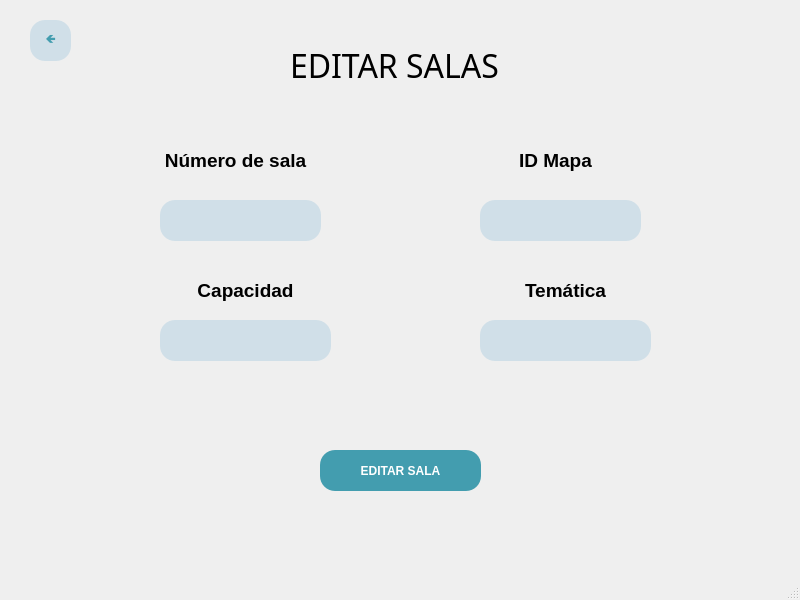
<?xml version="1.0" encoding="UTF-8"?>
<ui version="4.0">
 <class>MainWindow</class>
 <widget class="QMainWindow" name="MainWindow">
  <property name="geometry">
   <rect>
    <x>0</x>
    <y>0</y>
    <width>800</width>
    <height>600</height>
   </rect>
  </property>
  <property name="windowTitle">
   <string>MainWindow</string>
  </property>
  <widget class="QWidget" name="centralwidget">
   <widget class="QLabel" name="Titulo">
    <property name="geometry">
     <rect>
      <x>290</x>
      <y>20</y>
      <width>231</width>
      <height>91</height>
     </rect>
    </property>
    <property name="font">
     <font>
      <family>Bell MT</family>
      <pointsize>24</pointsize>
      <weight>50</weight>
      <bold>false</bold>
     </font>
    </property>
    <property name="text">
     <string>EDITAR SALAS</string>
    </property>
   </widget>
   <widget class="QLineEdit" name="NumeroSala_entrada">
    <property name="geometry">
     <rect>
      <x>160</x>
      <y>200</y>
      <width>161</width>
      <height>41</height>
     </rect>
    </property>
    <property name="styleSheet">
     <string notr="true">border-radius: 15px;
background-color: rgb(208, 223, 232);</string>
    </property>
   </widget>
   <widget class="QPushButton" name="BotonEditarSala">
    <property name="geometry">
     <rect>
      <x>320</x>
      <y>450</y>
      <width>161</width>
      <height>41</height>
     </rect>
    </property>
    <property name="palette">
     <palette>
      <active>
       <colorrole role="WindowText">
        <brush brushstyle="SolidPattern">
         <color alpha="255">
          <red>255</red>
          <green>255</green>
          <blue>255</blue>
         </color>
        </brush>
       </colorrole>
       <colorrole role="Button">
        <brush brushstyle="SolidPattern">
         <color alpha="255">
          <red>67</red>
          <green>157</green>
          <blue>175</blue>
         </color>
        </brush>
       </colorrole>
       <colorrole role="Text">
        <brush brushstyle="SolidPattern">
         <color alpha="255">
          <red>255</red>
          <green>255</green>
          <blue>255</blue>
         </color>
        </brush>
       </colorrole>
       <colorrole role="ButtonText">
        <brush brushstyle="SolidPattern">
         <color alpha="255">
          <red>255</red>
          <green>255</green>
          <blue>255</blue>
         </color>
        </brush>
       </colorrole>
       <colorrole role="Base">
        <brush brushstyle="SolidPattern">
         <color alpha="255">
          <red>67</red>
          <green>157</green>
          <blue>175</blue>
         </color>
        </brush>
       </colorrole>
       <colorrole role="Window">
        <brush brushstyle="SolidPattern">
         <color alpha="255">
          <red>67</red>
          <green>157</green>
          <blue>175</blue>
         </color>
        </brush>
       </colorrole>
      </active>
      <inactive>
       <colorrole role="WindowText">
        <brush brushstyle="SolidPattern">
         <color alpha="255">
          <red>255</red>
          <green>255</green>
          <blue>255</blue>
         </color>
        </brush>
       </colorrole>
       <colorrole role="Button">
        <brush brushstyle="SolidPattern">
         <color alpha="255">
          <red>67</red>
          <green>157</green>
          <blue>175</blue>
         </color>
        </brush>
       </colorrole>
       <colorrole role="Text">
        <brush brushstyle="SolidPattern">
         <color alpha="255">
          <red>255</red>
          <green>255</green>
          <blue>255</blue>
         </color>
        </brush>
       </colorrole>
       <colorrole role="ButtonText">
        <brush brushstyle="SolidPattern">
         <color alpha="255">
          <red>255</red>
          <green>255</green>
          <blue>255</blue>
         </color>
        </brush>
       </colorrole>
       <colorrole role="Base">
        <brush brushstyle="SolidPattern">
         <color alpha="255">
          <red>67</red>
          <green>157</green>
          <blue>175</blue>
         </color>
        </brush>
       </colorrole>
       <colorrole role="Window">
        <brush brushstyle="SolidPattern">
         <color alpha="255">
          <red>67</red>
          <green>157</green>
          <blue>175</blue>
         </color>
        </brush>
       </colorrole>
      </inactive>
      <disabled>
       <colorrole role="WindowText">
        <brush brushstyle="SolidPattern">
         <color alpha="255">
          <red>255</red>
          <green>255</green>
          <blue>255</blue>
         </color>
        </brush>
       </colorrole>
       <colorrole role="Button">
        <brush brushstyle="SolidPattern">
         <color alpha="255">
          <red>67</red>
          <green>157</green>
          <blue>175</blue>
         </color>
        </brush>
       </colorrole>
       <colorrole role="Text">
        <brush brushstyle="SolidPattern">
         <color alpha="255">
          <red>255</red>
          <green>255</green>
          <blue>255</blue>
         </color>
        </brush>
       </colorrole>
       <colorrole role="ButtonText">
        <brush brushstyle="SolidPattern">
         <color alpha="255">
          <red>255</red>
          <green>255</green>
          <blue>255</blue>
         </color>
        </brush>
       </colorrole>
       <colorrole role="Base">
        <brush brushstyle="SolidPattern">
         <color alpha="255">
          <red>67</red>
          <green>157</green>
          <blue>175</blue>
         </color>
        </brush>
       </colorrole>
       <colorrole role="Window">
        <brush brushstyle="SolidPattern">
         <color alpha="255">
          <red>67</red>
          <green>157</green>
          <blue>175</blue>
         </color>
        </brush>
       </colorrole>
      </disabled>
     </palette>
    </property>
    <property name="cursor">
     <cursorShape>PointingHandCursor</cursorShape>
    </property>
    <property name="styleSheet">
     <string notr="true">background-color: rgb(67, 157, 175);
color: rgb(255, 255, 255);
font-weight: bold;
font-family: 'Verdana';
border-radius: 15px;</string>
    </property>
    <property name="text">
     <string>EDITAR SALA</string>
    </property>
   </widget>
   <widget class="QLabel" name="label">
    <property name="geometry">
     <rect>
      <x>130</x>
      <y>140</y>
      <width>211</width>
      <height>41</height>
     </rect>
    </property>
    <property name="text">
     <string>&lt;html&gt;&lt;head/&gt;&lt;body&gt;&lt;p align=&quot;center&quot;&gt;&lt;span style=&quot; font-size:14pt; font-weight:600;&quot;&gt;Número de sala&lt;/span&gt;&lt;/p&gt;&lt;/body&gt;&lt;/html&gt;</string>
    </property>
   </widget>
   <widget class="QLabel" name="label_2">
    <property name="geometry">
     <rect>
      <x>140</x>
      <y>270</y>
      <width>211</width>
      <height>41</height>
     </rect>
    </property>
    <property name="text">
     <string>&lt;html&gt;&lt;head/&gt;&lt;body&gt;&lt;p align=&quot;center&quot;&gt;&lt;span style=&quot; font-size:14pt; font-weight:600;&quot;&gt;Capacidad&lt;/span&gt;&lt;/p&gt;&lt;/body&gt;&lt;/html&gt;</string>
    </property>
   </widget>
   <widget class="QLineEdit" name="Capacidad_entrada">
    <property name="geometry">
     <rect>
      <x>160</x>
      <y>320</y>
      <width>171</width>
      <height>41</height>
     </rect>
    </property>
    <property name="styleSheet">
     <string notr="true">border-radius: 15px;
background-color: rgb(208, 223, 232);</string>
    </property>
   </widget>
   <widget class="QLineEdit" name="Tematica_entrada">
    <property name="geometry">
     <rect>
      <x>480</x>
      <y>320</y>
      <width>171</width>
      <height>41</height>
     </rect>
    </property>
    <property name="styleSheet">
     <string notr="true">border-radius: 15px;
background-color: rgb(208, 223, 232);</string>
    </property>
   </widget>
   <widget class="QLabel" name="label_3">
    <property name="geometry">
     <rect>
      <x>460</x>
      <y>270</y>
      <width>211</width>
      <height>41</height>
     </rect>
    </property>
    <property name="text">
     <string>&lt;html&gt;&lt;head/&gt;&lt;body&gt;&lt;p align=&quot;center&quot;&gt;&lt;span style=&quot; font-size:14pt; font-weight:600;&quot;&gt;Temática&lt;/span&gt;&lt;/p&gt;&lt;/body&gt;&lt;/html&gt;</string>
    </property>
   </widget>
   <widget class="QPushButton" name="BotonHome">
    <property name="geometry">
     <rect>
      <x>30</x>
      <y>20</y>
      <width>41</width>
      <height>41</height>
     </rect>
    </property>
    <property name="palette">
     <palette>
      <active>
       <colorrole role="WindowText">
        <brush brushstyle="SolidPattern">
         <color alpha="255">
          <red>67</red>
          <green>157</green>
          <blue>175</blue>
         </color>
        </brush>
       </colorrole>
       <colorrole role="Button">
        <brush brushstyle="SolidPattern">
         <color alpha="255">
          <red>208</red>
          <green>223</green>
          <blue>232</blue>
         </color>
        </brush>
       </colorrole>
       <colorrole role="Text">
        <brush brushstyle="SolidPattern">
         <color alpha="255">
          <red>67</red>
          <green>157</green>
          <blue>175</blue>
         </color>
        </brush>
       </colorrole>
       <colorrole role="ButtonText">
        <brush brushstyle="SolidPattern">
         <color alpha="255">
          <red>67</red>
          <green>157</green>
          <blue>175</blue>
         </color>
        </brush>
       </colorrole>
       <colorrole role="Base">
        <brush brushstyle="SolidPattern">
         <color alpha="255">
          <red>208</red>
          <green>223</green>
          <blue>232</blue>
         </color>
        </brush>
       </colorrole>
       <colorrole role="Window">
        <brush brushstyle="SolidPattern">
         <color alpha="255">
          <red>208</red>
          <green>223</green>
          <blue>232</blue>
         </color>
        </brush>
       </colorrole>
      </active>
      <inactive>
       <colorrole role="WindowText">
        <brush brushstyle="SolidPattern">
         <color alpha="255">
          <red>67</red>
          <green>157</green>
          <blue>175</blue>
         </color>
        </brush>
       </colorrole>
       <colorrole role="Button">
        <brush brushstyle="SolidPattern">
         <color alpha="255">
          <red>208</red>
          <green>223</green>
          <blue>232</blue>
         </color>
        </brush>
       </colorrole>
       <colorrole role="Text">
        <brush brushstyle="SolidPattern">
         <color alpha="255">
          <red>67</red>
          <green>157</green>
          <blue>175</blue>
         </color>
        </brush>
       </colorrole>
       <colorrole role="ButtonText">
        <brush brushstyle="SolidPattern">
         <color alpha="255">
          <red>67</red>
          <green>157</green>
          <blue>175</blue>
         </color>
        </brush>
       </colorrole>
       <colorrole role="Base">
        <brush brushstyle="SolidPattern">
         <color alpha="255">
          <red>208</red>
          <green>223</green>
          <blue>232</blue>
         </color>
        </brush>
       </colorrole>
       <colorrole role="Window">
        <brush brushstyle="SolidPattern">
         <color alpha="255">
          <red>208</red>
          <green>223</green>
          <blue>232</blue>
         </color>
        </brush>
       </colorrole>
      </inactive>
      <disabled>
       <colorrole role="WindowText">
        <brush brushstyle="SolidPattern">
         <color alpha="255">
          <red>67</red>
          <green>157</green>
          <blue>175</blue>
         </color>
        </brush>
       </colorrole>
       <colorrole role="Button">
        <brush brushstyle="SolidPattern">
         <color alpha="255">
          <red>208</red>
          <green>223</green>
          <blue>232</blue>
         </color>
        </brush>
       </colorrole>
       <colorrole role="Text">
        <brush brushstyle="SolidPattern">
         <color alpha="255">
          <red>67</red>
          <green>157</green>
          <blue>175</blue>
         </color>
        </brush>
       </colorrole>
       <colorrole role="ButtonText">
        <brush brushstyle="SolidPattern">
         <color alpha="255">
          <red>67</red>
          <green>157</green>
          <blue>175</blue>
         </color>
        </brush>
       </colorrole>
       <colorrole role="Base">
        <brush brushstyle="SolidPattern">
         <color alpha="255">
          <red>208</red>
          <green>223</green>
          <blue>232</blue>
         </color>
        </brush>
       </colorrole>
       <colorrole role="Window">
        <brush brushstyle="SolidPattern">
         <color alpha="255">
          <red>208</red>
          <green>223</green>
          <blue>232</blue>
         </color>
        </brush>
       </colorrole>
      </disabled>
     </palette>
    </property>
    <property name="cursor">
     <cursorShape>PointingHandCursor</cursorShape>
    </property>
    <property name="styleSheet">
     <string notr="true">background-color: rgb(208, 223, 232);
color:rgb(67, 157, 175);
font-weight: bold;
font-family: 'Verdana';
border-radius: 15px;</string>
    </property>
    <property name="text">
     <string>🡸</string>
    </property>
   </widget>
   <widget class="QLineEdit" name="IDMapa_entrada">
    <property name="geometry">
     <rect>
      <x>480</x>
      <y>200</y>
      <width>161</width>
      <height>41</height>
     </rect>
    </property>
    <property name="styleSheet">
     <string notr="true">border-radius: 15px;
background-color: rgb(208, 223, 232);</string>
    </property>
   </widget>
   <widget class="QLabel" name="label_4">
    <property name="geometry">
     <rect>
      <x>450</x>
      <y>140</y>
      <width>211</width>
      <height>41</height>
     </rect>
    </property>
    <property name="text">
     <string>&lt;html&gt;&lt;head/&gt;&lt;body&gt;&lt;p align=&quot;center&quot;&gt;&lt;span style=&quot; font-size:14pt; font-weight:600;&quot;&gt;ID Mapa&lt;/span&gt;&lt;/p&gt;&lt;/body&gt;&lt;/html&gt;</string>
    </property>
   </widget>
  </widget>
  <widget class="QMenuBar" name="menubar">
   <property name="geometry">
    <rect>
     <x>0</x>
     <y>0</y>
     <width>800</width>
     <height>21</height>
    </rect>
   </property>
  </widget>
  <widget class="QStatusBar" name="statusbar"/>
 </widget>
 <resources/>
 <connections/>
</ui>
